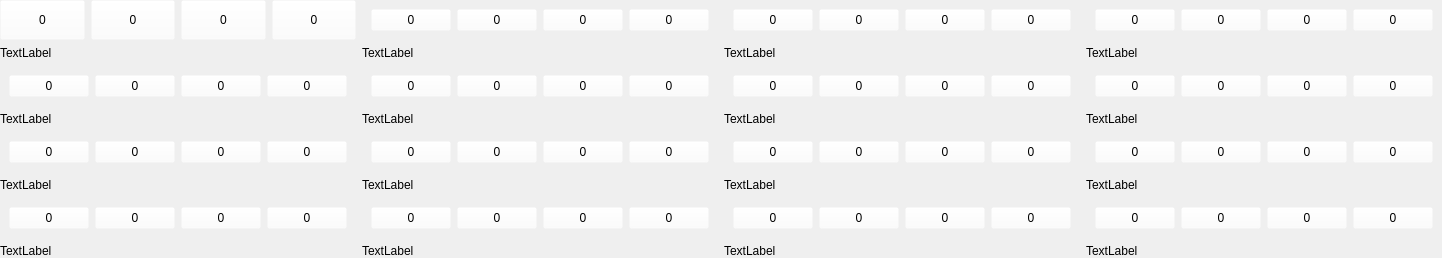
          <widget class="QWidget" name="numPage">
           <property name="styleSheet">
            <string notr="true">QPushButton
{

background: transparent;
	background-color: rgba(255, 255, 255,0);
}</string>
           </property>
           <attribute name="title">
            <string>数字</string>
           </attribute>
           <layout class="QVBoxLayout" name="verticalLayout_5">
            <property name="leftMargin">
             <number>0</number>
            </property>
            <property name="topMargin">
             <number>0</number>
            </property>
            <property name="rightMargin">
             <number>0</number>
            </property>
            <property name="bottomMargin">
             <number>0</number>
            </property>
            <item>
             <layout class="QGridLayout" name="gridLayout_2">
              <item row="4" column="2">
               <widget class="QWidget" name="group6" native="true">
                <layout class="QHBoxLayout" name="horizontalLayout_19">
                 <item>
                  <widget class="QPushButton" name="pushButton_73">
                   <property name="text">
                    <string>0</string>
                   </property>
                  </widget>
                 </item>
                 <item>
                  <widget class="QPushButton" name="pushButton_74">
                   <property name="text">
                    <string>0</string>
                   </property>
                  </widget>
                 </item>
                 <item>
                  <widget class="QPushButton" name="pushButton_75">
                   <property name="text">
                    <string>0</string>
                   </property>
                  </widget>
                 </item>
                 <item>
                  <widget class="QPushButton" name="pushButton_76">
                   <property name="text">
                    <string>0</string>
                   </property>
                  </widget>
                 </item>
                </layout>
               </widget>
              </item>
              <item row="0" column="2">
               <widget class="QWidget" name="group9" native="true">
                <layout class="QHBoxLayout" name="horizontalLayout_6">
                 <item>
                  <widget class="QPushButton" name="pushButton_21">
                   <property name="text">
                    <string>0</string>
                   </property>
                  </widget>
                 </item>
                 <item>
                  <widget class="QPushButton" name="pushButton_22">
                   <property name="text">
                    <string>0</string>
                   </property>
                  </widget>
                 </item>
                 <item>
                  <widget class="QPushButton" name="pushButton_23">
                   <property name="text">
                    <string>0</string>
                   </property>
                  </widget>
                 </item>
                 <item>
                  <widget class="QPushButton" name="pushButton_24">
                   <property name="text">
                    <string>0</string>
                   </property>
                  </widget>
                 </item>
                </layout>
               </widget>
              </item>
              <item row="3" column="2">
               <widget class="QLabel" name="label_7">
                <property name="text">
                 <string>TextLabel</string>
                </property>
               </widget>
              </item>
              <item row="5" column="0">
               <widget class="QLabel" name="label_9">
                <property name="text">
                 <string>TextLabel</string>
                </property>
               </widget>
              </item>
              <item row="5" column="2">
               <widget class="QLabel" name="label_11">
                <property name="text">
                 <string>TextLabel</string>
                </property>
               </widget>
              </item>
              <item row="4" column="1">
               <widget class="QWidget" name="group2" native="true">
                <layout class="QHBoxLayout" name="horizontalLayout_15">
                 <item>
                  <widget class="QPushButton" name="pushButton_57">
                   <property name="text">
                    <string>0</string>
                   </property>
                  </widget>
                 </item>
                 <item>
                  <widget class="QPushButton" name="pushButton_58">
                   <property name="text">
                    <string>0</string>
                   </property>
                  </widget>
                 </item>
                 <item>
                  <widget class="QPushButton" name="pushButton_59">
                   <property name="text">
                    <string>0</string>
                   </property>
                  </widget>
                 </item>
                 <item>
                  <widget class="QPushButton" name="pushButton_60">
                   <property name="text">
                    <string>0</string>
                   </property>
                  </widget>
                 </item>
                </layout>
               </widget>
              </item>
              <item row="3" column="1">
               <widget class="QLabel" name="label_6">
                <property name="text">
                 <string>TextLabel</string>
                </property>
               </widget>
              </item>
              <item row="2" column="1">
               <widget class="QWidget" name="group12" native="true">
                <layout class="QHBoxLayout" name="horizontalLayout_10">
                 <item>
                  <widget class="QPushButton" name="pushButton_37">
                   <property name="text">
                    <string>0</string>
                   </property>
                  </widget>
                 </item>
                 <item>
                  <widget class="QPushButton" name="pushButton_38">
                   <property name="text">
                    <string>0</string>
                   </property>
                  </widget>
                 </item>
                 <item>
                  <widget class="QPushButton" name="pushButton_39">
                   <property name="text">
                    <string>0</string>
                   </property>
                  </widget>
                 </item>
                 <item>
                  <widget class="QPushButton" name="pushButton_40">
                   <property name="text">
                    <string>0</string>
                   </property>
                  </widget>
                 </item>
                </layout>
               </widget>
              </item>
              <item row="1" column="3">
               <widget class="QLabel" name="label_4">
                <property name="text">
                 <string>TextLabel</string>
                </property>
               </widget>
              </item>
              <item row="0" column="1">
               <widget class="QWidget" name="group8" native="true">
                <layout class="QHBoxLayout" name="horizontalLayout_5">
                 <item>
                  <widget class="QPushButton" name="pushButton_17">
                   <property name="text">
                    <string>0</string>
                   </property>
                  </widget>
                 </item>
                 <item>
                  <widget class="QPushButton" name="pushButton_18">
                   <property name="text">
                    <string>0</string>
                   </property>
                  </widget>
                 </item>
                 <item>
                  <widget class="QPushButton" name="pushButton_19">
                   <property name="text">
                    <string>0</string>
                   </property>
                  </widget>
                 </item>
                 <item>
                  <widget class="QPushButton" name="pushButton_20">
                   <property name="text">
                    <string>0</string>
                   </property>
                  </widget>
                 </item>
                </layout>
               </widget>
              </item>
              <item row="3" column="0">
               <widget class="QLabel" name="label_5">
                <property name="text">
                 <string>TextLabel</string>
                </property>
               </widget>
              </item>
              <item row="6" column="0">
               <widget class="QWidget" name="group1" native="true">
                <layout class="QHBoxLayout" name="horizontalLayout_14">
                 <item>
                  <widget class="QPushButton" name="pushButton_53">
                   <property name="sizePolicy">
                    <sizepolicy hsizetype="Minimum" vsizetype="Minimum">
                     <horstretch>0</horstretch>
                     <verstretch>0</verstretch>
                    </sizepolicy>
                   </property>
                   <property name="text">
                    <string>0</string>
                   </property>
                  </widget>
                 </item>
                 <item>
                  <widget class="QPushButton" name="pushButton_54">
                   <property name="sizePolicy">
                    <sizepolicy hsizetype="Minimum" vsizetype="Minimum">
                     <horstretch>0</horstretch>
                     <verstretch>0</verstretch>
                    </sizepolicy>
                   </property>
                   <property name="text">
                    <string>0</string>
                   </property>
                  </widget>
                 </item>
                 <item>
                  <widget class="QPushButton" name="pushButton_55">
                   <property name="sizePolicy">
                    <sizepolicy hsizetype="Minimum" vsizetype="Minimum">
                     <horstretch>0</horstretch>
                     <verstretch>0</verstretch>
                    </sizepolicy>
                   </property>
                   <property name="text">
                    <string>0</string>
                   </property>
                  </widget>
                 </item>
                 <item>
                  <widget class="QPushButton" name="pushButton_56">
                   <property name="sizePolicy">
                    <sizepolicy hsizetype="Minimum" vsizetype="Minimum">
                     <horstretch>0</horstretch>
                     <verstretch>0</verstretch>
                    </sizepolicy>
                   </property>
                   <property name="text">
                    <string>0</string>
                   </property>
                  </widget>
                 </item>
                </layout>
               </widget>
              </item>
              <item row="0" column="3">
               <widget class="QWidget" name="group10" native="true">
                <layout class="QHBoxLayout" name="horizontalLayout_8">
                 <item>
                  <widget class="QPushButton" name="pushButton_29">
                   <property name="text">
                    <string>0</string>
                   </property>
                  </widget>
                 </item>
                 <item>
                  <widget class="QPushButton" name="pushButton_30">
                   <property name="text">
                    <string>0</string>
                   </property>
                  </widget>
                 </item>
                 <item>
                  <widget class="QPushButton" name="pushButton_31">
                   <property name="text">
                    <string>0</string>
                   </property>
                  </widget>
                 </item>
                 <item>
                  <widget class="QPushButton" name="pushButton_32">
                   <property name="text">
                    <string>0</string>
                   </property>
                  </widget>
                 </item>
                </layout>
               </widget>
              </item>
              <item row="1" column="0">
               <widget class="QLabel" name="label">
                <property name="text">
                 <string>TextLabel</string>
                </property>
               </widget>
              </item>
              <item row="6" column="2">
               <widget class="QWidget" name="group4" native="true">
                <layout class="QHBoxLayout" name="horizontalLayout_17">
                 <item>
                  <widget class="QPushButton" name="pushButton_65">
                   <property name="text">
                    <string>0</string>
                   </property>
                  </widget>
                 </item>
                 <item>
                  <widget class="QPushButton" name="pushButton_66">
                   <property name="text">
                    <string>0</string>
                   </property>
                  </widget>
                 </item>
                 <item>
                  <widget class="QPushButton" name="pushButton_67">
                   <property name="text">
                    <string>0</string>
                   </property>
                  </widget>
                 </item>
                 <item>
                  <widget class="QPushButton" name="pushButton_68">
                   <property name="text">
                    <string>0</string>
                   </property>
                  </widget>
                 </item>
                </layout>
               </widget>
              </item>
              <item row="2" column="3">
               <widget class="QWidget" name="group14" native="true">
                <layout class="QHBoxLayout" name="horizontalLayout_12">
                 <item>
                  <widget class="QPushButton" name="pushButton_45">
                   <property name="text">
                    <string>0</string>
                   </property>
                  </widget>
                 </item>
                 <item>
                  <widget class="QPushButton" name="pushButton_46">
                   <property name="text">
                    <string>0</string>
                   </property>
                  </widget>
                 </item>
                 <item>
                  <widget class="QPushButton" name="pushButton_47">
                   <property name="text">
                    <string>0</string>
                   </property>
                  </widget>
                 </item>
                 <item>
                  <widget class="QPushButton" name="pushButton_48">
                   <property name="text">
                    <string>0</string>
                   </property>
                  </widget>
                 </item>
                </layout>
               </widget>
              </item>
              <item row="0" column="0">
               <widget class="QWidget" name="group" native="true">
                <layout class="QHBoxLayout" name="horizontalLayout">
                 <property name="leftMargin">
                  <number>0</number>
                 </property>
                 <property name="topMargin">
                  <number>0</number>
                 </property>
                 <property name="rightMargin">
                  <number>0</number>
                 </property>
                 <property name="bottomMargin">
                  <number>0</number>
                 </property>
                 <item>
                  <widget class="QPushButton" name="pushButton_3">
                   <property name="sizePolicy">
                    <sizepolicy hsizetype="Minimum" vsizetype="Minimum">
                     <horstretch>0</horstretch>
                     <verstretch>0</verstretch>
                    </sizepolicy>
                   </property>
                   <property name="text">
                    <string>0</string>
                   </property>
                  </widget>
                 </item>
                 <item>
                  <widget class="QPushButton" name="pushButton_4">
                   <property name="sizePolicy">
                    <sizepolicy hsizetype="Minimum" vsizetype="Minimum">
                     <horstretch>0</horstretch>
                     <verstretch>0</verstretch>
                    </sizepolicy>
                   </property>
                   <property name="text">
                    <string>0</string>
                   </property>
                  </widget>
                 </item>
                 <item>
                  <widget class="QPushButton" name="pushButton_2">
                   <property name="sizePolicy">
                    <sizepolicy hsizetype="Minimum" vsizetype="Minimum">
                     <horstretch>0</horstretch>
                     <verstretch>0</verstretch>
                    </sizepolicy>
                   </property>
                   <property name="text">
                    <string>0</string>
                   </property>
                  </widget>
                 </item>
                 <item>
                  <widget class="QPushButton" name="pushButton">
                   <property name="sizePolicy">
                    <sizepolicy hsizetype="Minimum" vsizetype="Minimum">
                     <horstretch>0</horstretch>
                     <verstretch>0</verstretch>
                    </sizepolicy>
                   </property>
                   <property name="text">
                    <string>0</string>
                   </property>
                  </widget>
                 </item>
                </layout>
               </widget>
              </item>
              <item row="2" column="0">
               <widget class="QWidget" name="group11" native="true">
                <layout class="QHBoxLayout" name="horizontalLayout_9">
                 <item>
                  <widget class="QPushButton" name="pushButton_33">
                   <property name="sizePolicy">
                    <sizepolicy hsizetype="Minimum" vsizetype="Minimum">
                     <horstretch>0</horstretch>
                     <verstretch>0</verstretch>
                    </sizepolicy>
                   </property>
                   <property name="text">
                    <string>0</string>
                   </property>
                  </widget>
                 </item>
                 <item>
                  <widget class="QPushButton" name="pushButton_34">
                   <property name="sizePolicy">
                    <sizepolicy hsizetype="Minimum" vsizetype="Minimum">
                     <horstretch>0</horstretch>
                     <verstretch>0</verstretch>
                    </sizepolicy>
                   </property>
                   <property name="text">
                    <string>0</string>
                   </property>
                  </widget>
                 </item>
                 <item>
                  <widget class="QPushButton" name="pushButton_35">
                   <property name="sizePolicy">
                    <sizepolicy hsizetype="Minimum" vsizetype="Minimum">
                     <horstretch>0</horstretch>
                     <verstretch>0</verstretch>
                    </sizepolicy>
                   </property>
                   <property name="text">
                    <string>0</string>
                   </property>
                  </widget>
                 </item>
                 <item>
                  <widget class="QPushButton" name="pushButton_36">
                   <property name="sizePolicy">
                    <sizepolicy hsizetype="Minimum" vsizetype="Minimum">
                     <horstretch>0</horstretch>
                     <verstretch>0</verstretch>
                    </sizepolicy>
                   </property>
                   <property name="text">
                    <string>0</string>
                   </property>
                  </widget>
                 </item>
                </layout>
               </widget>
              </item>
              <item row="1" column="2">
               <widget class="QLabel" name="label_3">
                <property name="text">
                 <string>TextLabel</string>
                </property>
               </widget>
              </item>
              <item row="6" column="1">
               <widget class="QWidget" name="group3" native="true">
                <layout class="QHBoxLayout" name="horizontalLayout_16">
                 <item>
                  <widget class="QPushButton" name="pushButton_61">
                   <property name="text">
                    <string>0</string>
                   </property>
                  </widget>
                 </item>
                 <item>
                  <widget class="QPushButton" name="pushButton_62">
                   <property name="text">
                    <string>0</string>
                   </property>
                  </widget>
                 </item>
                 <item>
                  <widget class="QPushButton" name="pushButton_63">
                   <property name="text">
                    <string>0</string>
                   </property>
                  </widget>
                 </item>
                 <item>
                  <widget class="QPushButton" name="pushButton_64">
                   <property name="text">
                    <string>0</string>
                   </property>
                  </widget>
                 </item>
                </layout>
               </widget>
              </item>
              <item row="4" column="0">
               <widget class="QWidget" name="group15" native="true">
                <layout class="QHBoxLayout" name="horizontalLayout_13">
                 <item>
                  <widget class="QPushButton" name="pushButton_49">
                   <property name="sizePolicy">
                    <sizepolicy hsizetype="Minimum" vsizetype="Minimum">
                     <horstretch>0</horstretch>
                     <verstretch>0</verstretch>
                    </sizepolicy>
                   </property>
                   <property name="text">
                    <string>0</string>
                   </property>
                  </widget>
                 </item>
                 <item>
                  <widget class="QPushButton" name="pushButton_50">
                   <property name="sizePolicy">
                    <sizepolicy hsizetype="Minimum" vsizetype="Minimum">
                     <horstretch>0</horstretch>
                     <verstretch>0</verstretch>
                    </sizepolicy>
                   </property>
                   <property name="text">
                    <string>0</string>
                   </property>
                  </widget>
                 </item>
                 <item>
                  <widget class="QPushButton" name="pushButton_51">
                   <property name="sizePolicy">
                    <sizepolicy hsizetype="Minimum" vsizetype="Minimum">
                     <horstretch>0</horstretch>
                     <verstretch>0</verstretch>
                    </sizepolicy>
                   </property>
                   <property name="text">
                    <string>0</string>
                   </property>
                  </widget>
                 </item>
                 <item>
                  <widget class="QPushButton" name="pushButton_52">
                   <property name="sizePolicy">
                    <sizepolicy hsizetype="Minimum" vsizetype="Minimum">
                     <horstretch>0</horstretch>
                     <verstretch>0</verstretch>
                    </sizepolicy>
                   </property>
                   <property name="text">
                    <string>0</string>
                   </property>
                  </widget>
                 </item>
                </layout>
               </widget>
              </item>
              <item row="6" column="3">
               <widget class="QWidget" name="group5" native="true">
                <layout class="QHBoxLayout" name="horizontalLayout_18">
                 <item>
                  <widget class="QPushButton" name="pushButton_69">
                   <property name="text">
                    <string>0</string>
                   </property>
                  </widget>
                 </item>
                 <item>
                  <widget class="QPushButton" name="pushButton_70">
                   <property name="text">
                    <string>0</string>
                   </property>
                  </widget>
                 </item>
                 <item>
                  <widget class="QPushButton" name="pushButton_71">
                   <property name="text">
                    <string>0</string>
                   </property>
                  </widget>
                 </item>
                 <item>
                  <widget class="QPushButton" name="pushButton_72">
                   <property name="text">
                    <string>0</string>
                   </property>
                  </widget>
                 </item>
                </layout>
               </widget>
              </item>
              <item row="2" column="2">
               <widget class="QWidget" name="group13" native="true">
                <layout class="QHBoxLayout" name="horizontalLayout_11">
                 <item>
                  <widget class="QPushButton" name="pushButton_41">
                   <property name="text">
                    <string>0</string>
                   </property>
                  </widget>
                 </item>
                 <item>
                  <widget class="QPushButton" name="pushButton_42">
                   <property name="text">
                    <string>0</string>
                   </property>
                  </widget>
                 </item>
                 <item>
                  <widget class="QPushButton" name="pushButton_43">
                   <property name="text">
                    <string>0</string>
                   </property>
                  </widget>
                 </item>
                 <item>
                  <widget class="QPushButton" name="pushButton_44">
                   <property name="text">
                    <string>0</string>
                   </property>
                  </widget>
                 </item>
                </layout>
               </widget>
              </item>
              <item row="5" column="1">
               <widget class="QLabel" name="label_10">
                <property name="text">
                 <string>TextLabel</string>
                </property>
               </widget>
              </item>
              <item row="4" column="3">
               <widget class="QWidget" name="group7" native="true">
                <layout class="QHBoxLayout" name="horizontalLayout_20">
                 <item>
                  <widget class="QPushButton" name="pushButton_77">
                   <property name="text">
                    <string>0</string>
                   </property>
                  </widget>
                 </item>
                 <item>
                  <widget class="QPushButton" name="pushButton_78">
                   <property name="text">
                    <string>0</string>
                   </property>
                  </widget>
                 </item>
                 <item>
                  <widget class="QPushButton" name="pushButton_79">
                   <property name="text">
                    <string>0</string>
                   </property>
                  </widget>
                 </item>
                 <item>
                  <widget class="QPushButton" name="pushButton_80">
                   <property name="text">
                    <string>0</string>
                   </property>
                  </widget>
                 </item>
                </layout>
               </widget>
              </item>
              <item row="3" column="3">
               <widget class="QLabel" name="label_8">
                <property name="text">
                 <string>TextLabel</string>
                </property>
               </widget>
              </item>
              <item row="1" column="1">
               <widget class="QLabel" name="label_2">
                <property name="text">
                 <string>TextLabel</string>
                </property>
               </widget>
              </item>
              <item row="5" column="3">
               <widget class="QLabel" name="label_12">
                <property name="text">
                 <string>TextLabel</string>
                </property>
               </widget>
              </item>
              <item row="7" column="0">
               <widget class="QLabel" name="label_13">
                <property name="text">
                 <string>TextLabel</string>
                </property>
               </widget>
              </item>
              <item row="7" column="1">
               <widget class="QLabel" name="label_14">
                <property name="text">
                 <string>TextLabel</string>
                </property>
               </widget>
              </item>
              <item row="7" column="2">
               <widget class="QLabel" name="label_15">
                <property name="text">
                 <string>TextLabel</string>
                </property>
               </widget>
              </item>
              <item row="7" column="3">
               <widget class="QLabel" name="label_16">
                <property name="text">
                 <string>TextLabel</string>
                </property>
               </widget>
              </item>
             </layout>
            </item>
           </layout>
          </widget>
